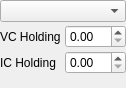
<?xml version="1.0" encoding="UTF-8"?>
<ui version="4.0">
 <class>devGui</class>
 <widget class="QWidget" name="devGui">
  <property name="geometry">
   <rect>
    <x>0</x>
    <y>0</y>
    <width>126</width>
    <height>88</height>
   </rect>
  </property>
  <property name="windowTitle">
   <string>Form</string>
  </property>
  <layout class="QGridLayout" name="gridLayout">
   <property name="leftMargin">
    <number>0</number>
   </property>
   <property name="topMargin">
    <number>0</number>
   </property>
   <property name="rightMargin">
    <number>0</number>
   </property>
   <property name="bottomMargin">
    <number>0</number>
   </property>
   <property name="spacing">
    <number>3</number>
   </property>
   <item row="0" column="0" colspan="2">
    <widget class="QComboBox" name="modeCombo"/>
   </item>
   <item row="1" column="0">
    <widget class="QLabel" name="label">
     <property name="text">
      <string>VC Holding</string>
     </property>
    </widget>
   </item>
   <item row="1" column="1">
    <widget class="SpinBox" name="vcHoldingSpin"/>
   </item>
   <item row="2" column="0">
    <widget class="QLabel" name="label_2">
     <property name="text">
      <string>IC Holding</string>
     </property>
    </widget>
   </item>
   <item row="2" column="1">
    <widget class="SpinBox" name="icHoldingSpin"/>
   </item>
   <item row="3" column="0">
    <spacer name="verticalSpacer">
     <property name="orientation">
      <enum>Qt::Vertical</enum>
     </property>
     <property name="sizeHint" stdset="0">
      <size>
       <width>20</width>
       <height>40</height>
      </size>
     </property>
    </spacer>
   </item>
  </layout>
 </widget>
 <customwidgets>
  <customwidget>
   <class>SpinBox</class>
   <extends>QDoubleSpinBox</extends>
   <header>pyqtgraph</header>
  </customwidget>
 </customwidgets>
 <resources/>
 <connections/>
</ui>
